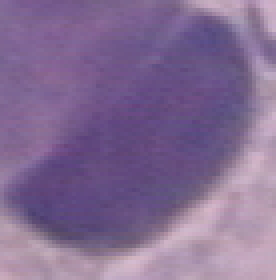
%> input picture smear dataset/carcinoma/149143370-149143378-001.BMP, 69 x 70 px (shown 4 times larger); its folder holds 3 pictures in this run; the run also reads 1 picture not shown here
$ octave ganteng3.m   (GNU Octave 9; MATLAB toolbox functions it lacks are replaced by stand-ins)
%> lines starting %> are read from the running program, lines starting %| are printed output that depends on the picture; in (x1, y1, x2, y2) boxes, pixels count from 0 and x2, y2 are one past the last pixel; in counts of white or black regions, pixels touching at a corner belong together; the program's own positions count from 1
% Color-Based Segmentation Using K-Means Clustering

clear all; close all


a = zeros(3,5);
srcFiles = dir('.\smear dataset\carcinoma\*.BMP');
for i = 1 : length(srcFiles)
    filename = strcat('.\smear dataset\carcinoma\',srcFiles(i).name);
    I = imread(filename);
%> I is the input picture: size 70x69x3 uint8; mean R, G, B 131.3, 107.7, 147.2
    % figure imshow(I);
    % disp(filename);
    % level 1 begin
    he = imread(filename);

    % segmentasi color based start

    cform = makecform('srgb2lab');
    lab_he = applycform(he,cform);
%> lab_he: size 70x69x3 uint8; mean of channels 1, 2, 3 124.2, 143.8, 109.6

    ab = double(lab_he(:,:,2:3));
    nrows = size(ab,1);
%> nrows = 70
    ncols = size(ab,2);
%> ncols = 69
    ab = reshape(ab,nrows*ncols,2);

    nColors = 2;
    % repeat the clustering 3 times to avoid local minima
    [cluster_idx, cluster_center] = kmeans(ab,nColors,'distance','sqEuclidean', ...
                                          'Replicates',20);
%> cluster_idx = 4830 values, max 2 at index 1, min 1 at index 41, mean 1.66; cluster_center = [140.3 119.3; 145.6 104.6]

    pixel_labels = reshape(cluster_idx,nrows,ncols);
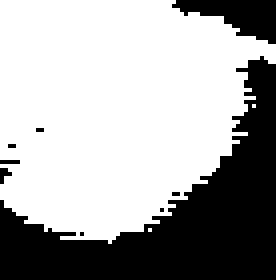
%> pixel_labels: size 70x69 double (shown 4 times larger); values 1 (black) and 2 (white), 65.8% white; 9 black regions (7 under 20 px), largest, box (x1, y1, x2, y2) and area: (0, 14, 69, 70) 1475, (43, 0, 69, 11) 158
    imshow(pixel_labels,[]), title('image labeled by cluster index');

    segmented_images = cell(1,3);
    rgb_label = repmat(pixel_labels,[1 1 3]);

    for k = 1:nColors
        color = he;
        color(rgb_label ~= k) = 0;
        segmented_images{k} = color;
    end
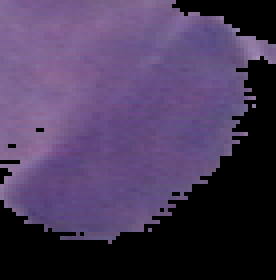
%> color: size 70x69x3 uint8 (shown 4 times larger); mean R, G, B 73, 57.6, 89.3
%> after the loop, segmented_images = 3 items
    imshow(segmented_images{3}), title('objects in cluster 3');

    mean_cluster_value = mean(cluster_center,2);
%> mean_cluster_value = [129.8; 125.1]
    [tmp, idx] = sort(mean_cluster_value);
%> tmp = [125.1; 129.8]; idx = [2; 1]
    blue_cluster_num = idx(1);
%> blue_cluster_num = 2

    L = lab_he(:,:,1);
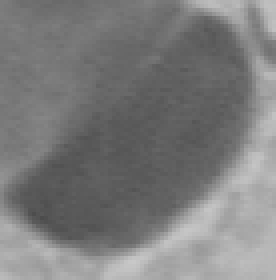
%> L: size 70x69 uint8 (shown 4 times larger); min 76, max 200, mean 124.2
    blue_idx = find(pixel_labels == blue_cluster_num);
%> blue_idx = 3177 values from 1 to 4776
    L_blue = L(blue_idx);
%> L_blue = 3177 values, max 160 at index 3158, min 76 at index 577, mean 104.8
    is_light_blue = im2bw(L_blue,graythresh(L_blue));
%> is_light_blue = 3177 logical values, 1253 true

    nuclei_labels = repmat(uint8(0),[nrows ncols]);
    nuclei_labels(blue_idx(is_light_blue==false)) = 1;
%> nuclei_labels: size 70x69 uint8; values 0 (black) and 1 (white), 39.8% white; 5 white regions (4 under 20 px), largest, box (x1, y1, x2, y2) and area: (2, 4, 62, 60) 1911
    nuclei_labels = repmat(nuclei_labels,[1 1 3]);
    blue_nuclei = he;
    blue_nuclei(nuclei_labels ~= 1) = 0;
    %imshow(blue_nuclei), title('blue nuclei');

    % segmentasi color based kelar

    g = rgb2gray(blue_nuclei);
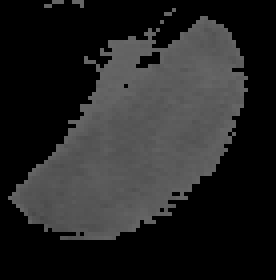
%> g: size 70x69 uint8 (shown 4 times larger); min 0, max 103, mean 36.3
    imt = im2bw(g, graythresh(g));
    %figure; imshow (imt);

    % opening ukuran 50
    baru = bwareaopen(imt,50);
%> baru: size 70x69 logical; 39.6% white; 1 white region, box (x1, y1, x2, y2) and area: (2, 4, 62, 60) 1911
    baru = imopen(baru,strel('disk',1));
%> baru: size 70x69 logical; 38.6% white; 1 white region, box (x1, y1, x2, y2) and area: (2, 4, 62, 60) 1865
    figure; imshow (baru)

    % closing ukuran 50
    baru = bwareaopen(imt,50);
    baru = imclose(baru,strel('disk',1));
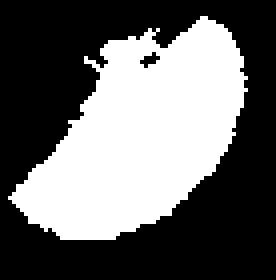
%> baru: size 70x69 logical (shown 4 times larger); 40.5% white; 1 white region, box (x1, y1, x2, y2) and area: (2, 4, 62, 60) 1957
    figure; imshow (baru)

    [imlabel, objnum] = bwlabel(baru);
%> imlabel: size 70x69 double; values 0 (black) and 1 (white), 40.5% white; 1 white region
%> objnum = 1

    stats = regionprops(imlabel,'all');
%> stats = 1 region; box (x1, y1, x2, y2), Area, Centroid, MajorAxisLength, MinorAxisLength and Eccentricity: (2, 4, 62, 60) 1957 [35.6 34.5] 68.74 37.66 0.837
    % print stats(1);
    % index = stats(1);
    a(i,1) = [stats.Area];
    a(i,2) = [stats.MajorAxisLength];
    a(i,3) = [stats.MinorAxisLength];
%    a(i,4) = [srcFiles(i).name];
end
%> pass 2 of the loop `for i = 1 : length(srcFiles)`:
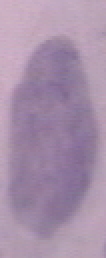
%> input picture smear dataset/carcinoma/149143370-149143378-002.BMP, 53 x 129 px (shown 2 times larger)
%> I is the input picture: size 129x53x3 uint8; mean R, G, B 166.3, 143.2, 169.2
%> lab_he: size 129x53x3 uint8; mean of channels 1, 2, 3 158.5, 140.5, 117.6
%> cluster_idx = 6837 values, max 2 at index 187, min 1 at index 1, mean 1.43; cluster_center = [139.6 120.4; 141.7 113.8]
%> pixel_labels: size 129x53 double; values 1 (black) and 2 (white), 43.2% white; 13 white regions (12 under 20 px), largest, box (x1, y1, x2, y2) and area: (1, 20, 50, 113) 2908
%> after the loop `for k = 1:nColors`:
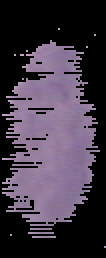
%> color: size 129x53x3 uint8 (shown 2 times larger); mean R, G, B 63.5, 53.7, 67.7
%> mean_cluster_value = [130; 127.8]
%> tmp = [127.8; 130]
%> L: size 129x53 uint8
%> blue_idx = 2954 values from 187 to 6832
%> L_blue = 2954 values, max 187 at index 245, min 122 at index 2041, mean 140.5
%> is_light_blue = 2954 logical values, 973 true
%> blue_nuclei: size 129x53x3 uint8
%> g: size 129x53 uint8
%> `baru = imclose(baru,strel('disk',1));`:
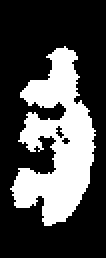
%> baru: size 129x53 logical (shown 2 times larger); 30.1% white; 1 white region, box (x1, y1, x2, y2) and area: (5, 23, 48, 113) 2057
%> imlabel: size 129x53 double; values 0 (black) and 1 (white), 30.1% white; 1 white region
%> stats = 1 region; box (x1, y1, x2, y2), Area, Centroid, MajorAxisLength, MinorAxisLength and Eccentricity: (5, 23, 48, 113) 2057 [29.1 72.1] 91.08 38.65 0.905
%> pass 3 of the loop `for i = 1 : length(srcFiles)`:
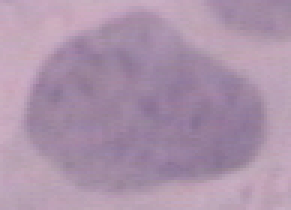
%> input picture smear dataset/carcinoma/149143370-149143378-003.BMP, 97 x 70 px (shown 3 times larger)
%> I is the input picture: size 70x97x3 uint8; mean R, G, B 171.3, 146.8, 170.5
%> lab_he: size 70x97x3 uint8; mean of channels 1, 2, 3 162.2, 140.6, 119.1
%> cluster_idx = 6790 values, max 2 at index 2, min 1 at index 1, mean 1.5; cluster_center = [141.3 116.4; 140 121.7]
%> pixel_labels: size 70x97 double; values 1 (black) and 2 (white), 50.4% white; 28 black regions (25 under 20 px), largest, box (x1, y1, x2, y2) and area: (6, 9, 89, 61) 3002, (67, 0, 97, 12) 204, (35, 3, 58, 9) 75
%> after the loop `for k = 1:nColors`:
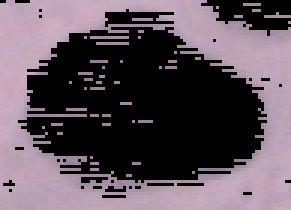
%> color: size 70x97x3 uint8 (shown 3 times larger); mean R, G, B 93.7, 81, 90.6
%> mean_cluster_value = [128.8; 130.9]
%> idx = [1; 2]
%> blue_cluster_num = 1
%> L: size 70x97 uint8
%> blue_idx = 3370 values from 1 to 6781
%> L_blue = 3370 values, max 187 at index 22, min 130 at index 1691, mean 148.7
%> is_light_blue = 3370 logical values, 1265 true
%> blue_nuclei: size 70x97x3 uint8
%> g: size 70x97 uint8
%> `baru = imclose(baru,strel('disk',1));`:
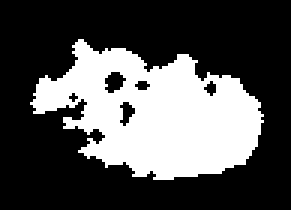
%> baru: size 70x97 logical (shown 3 times larger); 31.9% white; 1 white region, box (x1, y1, x2, y2) and area: (10, 13, 88, 60) 2169
%> imlabel: size 70x97 double; values 0 (black) and 1 (white), 31.9% white; 1 white region
%> stats = 1 region; box (x1, y1, x2, y2), Area, Centroid, MajorAxisLength, MinorAxisLength and Eccentricity: (10, 13, 88, 60) 2169 [52.6 38.7] 76.09 40.41 0.847


%x = imread(uigetfile ({'*.jpg;*.jpeg;*.tif;*.ppm;*.bmp'}));
filename = ('.\smear dataset\carcinoma\149143370-149143378-003.BMP');
he = imread(filename);

% segmentasi color based start
imshow(he), title('H&E image');
text(size(he,2),size(he,1)+15,...
     'Image courtesy of Alan Partin, Johns Hopkins University', ...
     'FontSize',7,'HorizontalAlignment','right');
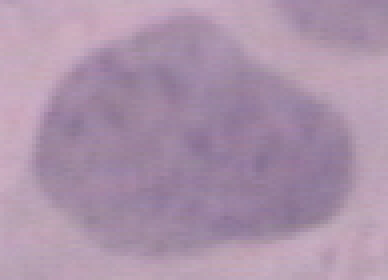
%> figure redrawn from the program's plot data; shown 4 times larger; its title reads 'H&E image'

cform = makecform('srgb2lab');
lab_he = applycform(he,cform);

ab = double(lab_he(:,:,2:3));
nrows = size(ab,1);
ncols = size(ab,2);
ab = reshape(ab,nrows*ncols,2);

nColors = 2;
% repeat the clustering 3 times to avoid local minima
[cluster_idx, cluster_center] = kmeans(ab,nColors,'distance','sqEuclidean', ...
                                      'Replicates',20);

pixel_labels = reshape(cluster_idx,nrows,ncols);
imshow(pixel_labels,[]), title('image labeled by cluster index');

segmented_images = cell(1,3);
rgb_label = repmat(pixel_labels,[1 1 3]);

for k = 1:nColors
    color = he;
    color(rgb_label ~= k) = 0;
    segmented_images{k} = color;
end

imshow(segmented_images{1}), title('objects in cluster 1');
%> after `imshow(segmented_images{1})`:
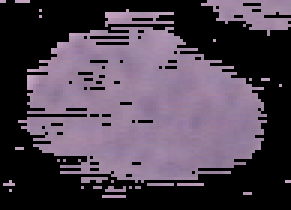
%> displayed picture: size 70x97x3, on the screen's scale of 0 to 255 (shown 3 times larger); mean R, G, B 77.6, 65.9, 79.9

imshow(segmented_images{2}), title('objects in cluster 2');

imshow(segmented_images{3}), title('objects in cluster 3');

mean_cluster_value = mean(cluster_center,2);
[tmp, idx] = sort(mean_cluster_value);
blue_cluster_num = idx(1);

L = lab_he(:,:,1);
blue_idx = find(pixel_labels == blue_cluster_num);
L_blue = L(blue_idx);
is_light_blue = im2bw(L_blue,graythresh(L_blue));

nuclei_labels = repmat(uint8(0),[nrows ncols]);
nuclei_labels(blue_idx(is_light_blue==false)) = 1;
nuclei_labels = repmat(nuclei_labels,[1 1 3]);
blue_nuclei = he;
blue_nuclei(nuclei_labels ~= 1) = 0;
imshow(blue_nuclei), title('blue nuclei');

% segmentasi color based kelar

g = rgb2gray(blue_nuclei);
imt = im2bw(g, graythresh(g));
figure; imshow (imt);

% opening ukuran 50
baru = bwareaopen(imt,50);
baru = imopen(baru,strel('disk',1));
figure; imshow (baru)

% closing ukuran 50
baru = bwareaopen(imt,50);
baru = imclose(baru,strel('disk',1));
figure; imshow (baru)

[imlabel, objnum] = bwlabel(baru);

stats = regionprops(imlabel,'all');
% print stats(1);
% index = stats(1);
a(4,1) = [stats.Area];
a(4,2) = [stats.MajorAxisLength];
a(4,3) = [stats.MinorAxisLength];
%a(i,4) = [srcFiles(i).name];
